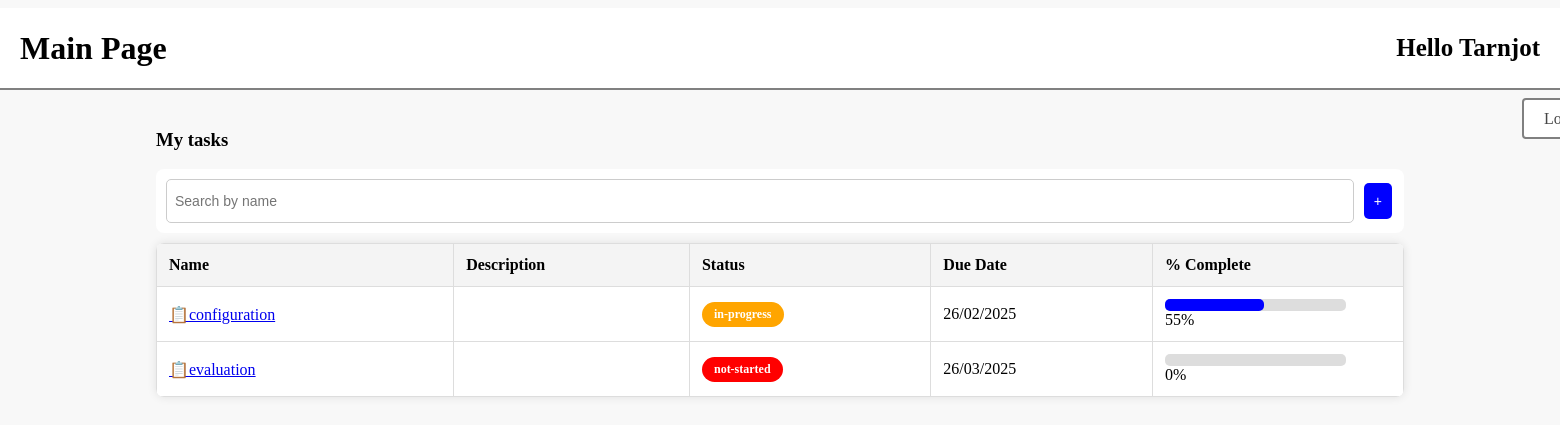
Before: /mainPage.php (signed in) with the older database file.
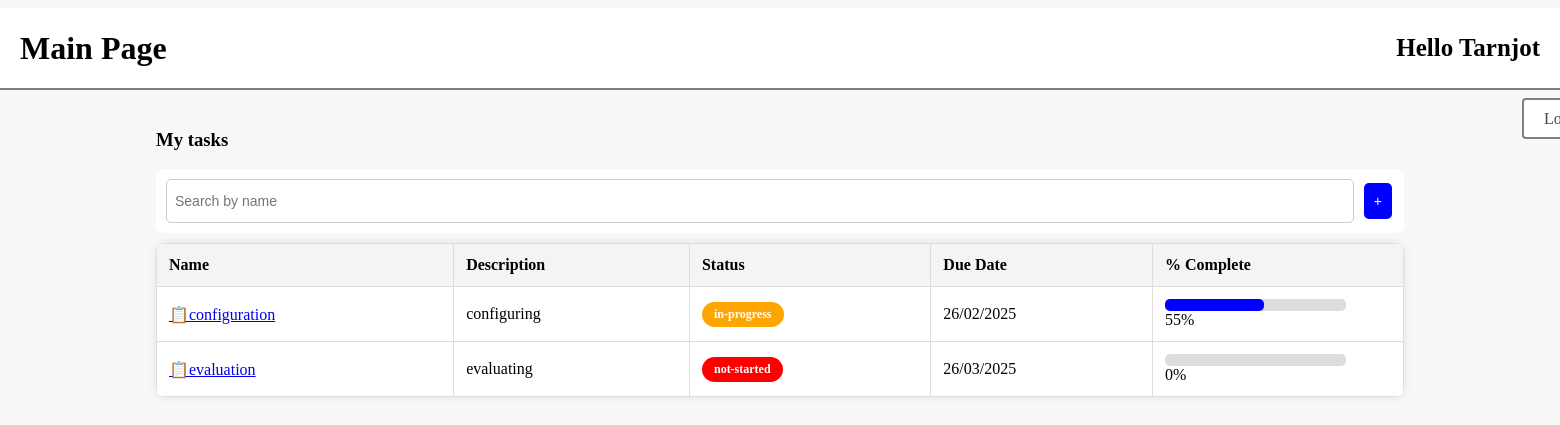
After: the same page with the newer database file.
### tables this page shows
CREATE TABLE "Task" (
	"taskID"	INTEGER NOT NULL UNIQUE,
	"userID"	INTEGER,
	"groupID"	INTEGER,
	"taskName"	TEXT NOT NULL,
	"description"	TEXT,
	"dueDate"	TEXT NOT NULL,
	"progress"	INTEGER NOT NULL DEFAULT 0,
	PRIMARY KEY("taskID" AUTOINCREMENT),
	FOREIGN KEY("userID") REFERENCES "User"("userID"),
	FOREIGN KEY("groupID") REFERENCES "TaskGroup"("groupID")
);

### mainPage.php (the view, shortened to what this page needs)
<!DOCTYPE html>
<html lang="en">
<head>
    <link rel="stylesheet" href="mainPage.css">
</head>
<body>
    <div class="header">
        <div class="header-left">
            <h1>Main Page</h1>
        </div>
        <div class="header-right">
            <h2>Hello <?php session_start(); echo $_SESSION['firstName']; ?></h2>
        </div>
    </div>
    <div class="logout-button">
            <a href="index.php" class="button-class">Logout</a>
    </div>
    <div class="container">
        <h3>My tasks</h3>
        <div class="search-bar">
            <input type="text" id="searchInput" placeholder="Search by name" onkeyup="filterTasks()">
            <button class="add-task" onclick="window.location.href='createTaskPage.php'">+</button>
        </div>
<?php
    $db = new SQLite3('TaskManagementDB.db');
    $userID=$_SESSION['userID'];
    $select_query = "SELECT * FROM Task WHERE userID='$userID' or
                groupID in (select groupID from GroupMembers where userID='$userID')";
    $result = $db->query($select_query);
    echo "<table id='taskTable'>";
    echo "<tr>
            <th>Name</th>
            <th>Description</th>
            <th>Status</th>
            <th>Due Date</th>
            <th>% Complete</th>
        </tr>";
    while ($row = $result->fetchArray(SQLITE3_ASSOC)) {
        $taskID= $row['taskID'];
        $taskName= $row['taskName'];
        $description= $row['description'];
        $dueDate= $row['dueDate'];
        $completion= $row['progress'];
        $date = new DateTime($dueDate);
        $formattedDate=$date->format("d/m/Y");
        if($completion==0) {
            $currentStatus = "not-started";
        }
        elseif ($completion == 100) {
            $currentStatus = "completed";
        }
        else {
            $currentStatus = "in-progress";
        }
        echo "<tr>
                <td><a id=\"taskLink\" href=\"manageTaskPage.php?taskID=$taskID\">📋$taskName</td>
                <td>$description</td>
                <td><span class=\"status $currentStatus\">$currentStatus</span></td>
                <td>$formattedDate</td>
                <td>
                    <div class=\"progress-bar\">
                        <div class=\"progress\" style=\"width: $completion%;\"></div> $completion%
                    </div>
                </td>
            </tr>";
    }
    echo "</table>";
?>
</body>
</html>

Changed rows visible on the page:
changed task "configuration": description (not shown) → "configuring"
changed task "evaluation": description (not shown) → "evaluating"
